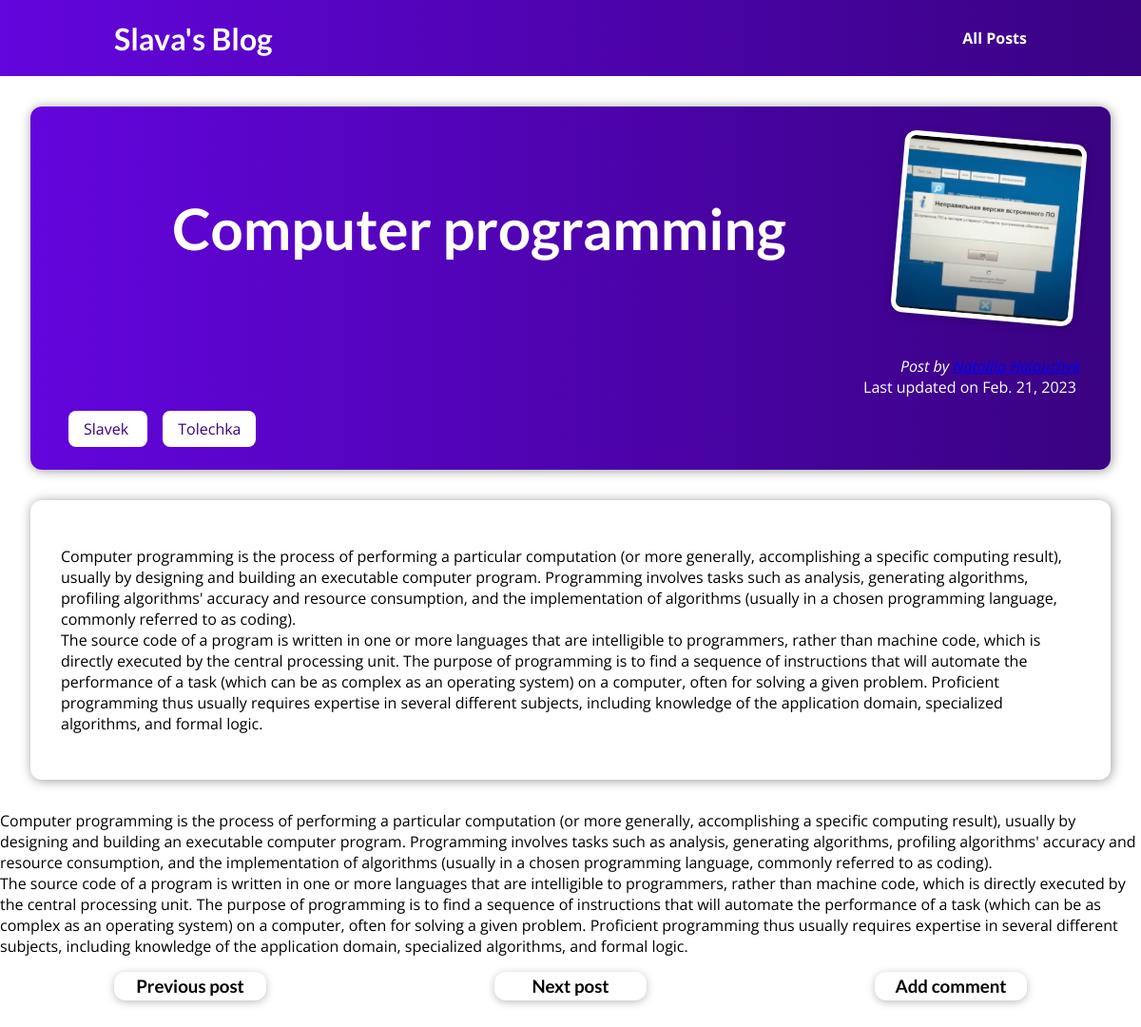
Screenshot of /posts/computer-programming with the database file from the repository.
### blog/models.py (models this page shows, shortened)
class Post(models.Model):
    title = models.CharField(max_length=50)
    excerpt = models.CharField(max_length=100)
    image = models.ImageField(upload_to='posts')
    author = models.ForeignKey(
        Author, on_delete=models.SET_NULL, null=True)
    data = models.DateField(default=datetime.now)
    slug = models.SlugField(
        default="", blank=True, null=False, db_index=True)
    content = models.TextField(validators=[MinLengthValidator(10)])
    tag = models.ManyToManyField(Tag)

class Tag(models.Model):
    caption = models.CharField(max_length=50)

### blog/views.py (the view)
# urls.py: path("posts/<slug:slug>", views.post_detail,
def post_detail(request, slug):
    identified_post = get_object_or_404(Post, slug=slug)
    start = False
    finish = False
    try:
        previous_post = Post.get_next_by_data(identified_post)
        next_post = Post.get_previous_by_data(identified_post)
    except:
        try:
            previous_post = identified_post
            next_post = Post.get_previous_by_data(identified_post)
            start = True
        except:
            previous_post = Post.get_next_by_data(identified_post)
            next_post = identified_post
            finish = True
    return render(request, "blog/post_detail.html",{
        "post":identified_post,
        "post_tags": identified_post.tag.all(),
        "next_post": next_post.slug,
        "previous_post": previous_post.slug,
        "start": start,
        "finish": finish
    })

### blog/models.py (called while the page is built)
    def __str__(self):
        return f"{self.first_name} {self.last_name}"

### blog/templates/blog/post_detail.html (shortened to what this page needs)
{% extends 'base.html' %}
{% load static %}
{% block css_files %}
    <link rel="stylesheet" href="{% static 'blog/post_detail.css' %}">
{% endblock css_files %}
{% block content %}
<section id = "total">
    <div>
        <h1>{{post.title}}</h1>
        <img src="{{post.image.url}}" alt={{post.title}} />
    </div>
    <p>
        <i>Post by <a href="mailto:{{post.author.email}}">{{post.author}}</a></i>
        Last updated on <time>{{post.data}}</time>
    </p>
    <section>
        {% for tag in post_tags %}
            <span class = "tag"> {{tag.caption}} </span>
        {% endfor %}
    </section>
</section>
<section id = "text">
    <p>
        {{post.content | linebreaks}}
    </p>
</section>
<section id = "comments">
    <p>
        {{post.content | linebreaks}}
    </p>
</section>
<section>
    <form>
        <article class="add">
            {% if start %}
            <a href="{% url 'post-detail-page' next_post %}">
                <h3>Next post</h3>
            </a>
            {% elif finish %}
            <a href="{% url 'post-detail-page' previous_post %}">
                <h3>Previous post</h3>
            </a>
            {% else %}
            <a href="{% url 'post-detail-page' previous_post %}">
                <h3>Previous post</h3>
            </a>
            <a href="{% url 'post-detail-page' next_post %}">
                <h3>Next post</h3>
            </a>
            {% endif %}
            <a href="{% url 'add-post'%}">
                <h3>Add comment</h3>
            </a>
        </article>
    </form>
</section>
{% endblock content %}

### static/app.css (style rules this page uses)
* { box-sizing: border-box; }
html { font-family: 'Open Sans', 'Lato', sans-serif; }
body { margin: 0; }
h1, h2, h3 { font-family: 'Lato', sans-serif; font-weight: bold; }

### blog/static/blog/post_detail.css (style rules this page uses)
#total { background: linear-gradient(to right, #6305dd, #390281); padding: 2rem; border-radius: 12px; width: auto; margin: 2rem; box-shadow: 1px 1px 12px rgba(0, 0, 0, 0.4); }
#total h1 { flex-grow: 1; text-align: center; color: white; font-size: 60px; }
#total img { width: 12rem; height: 12rem; object-fit: cover; object-position: top; border: 5px solid white; border-radius: 12px; background-color: #ffe1bf; transform: rotateZ(+5deg); box-shadow: 0 2px 8px rgb(0 0 0 / 25%); }
#total div { display:flex; justify-content: space-between; align-items: center; }
#total p { text-align: right; color: white; white-space: pre; margin-bottom: 0; }
#text { background-color: white; padding: 2rem; border-radius: 12px; width: auto; margin: 2rem 2rem 2rem 2rem; box-shadow: 1px 1px 12px rgba(0, 0, 0, 0.4); }
.tag { background-color: white; color: #390281; padding: 0.5rem 1rem; border-radius: 8px; margin: 0.5rem; }
.add { display: flex; align-items: center; text-align: center; justify-content: center; }
.add a { margin: auto; height: auto; width: 10rem; margin-bottom: 2rem; transform-origin: center; box-shadow: 0 2px 8px rgba(0, 0, 0, 0.25); border-radius: 12px; background-color: white; text-decoration: none; color: black; }
.add h3 { margin: 0.25rem 0; }

### rows the page displays
Post: title "Computer programming", image (picture), data "Feb. 21, 2023", content "Computer programming is the process of performing a particular computation (or more generally, accomplishing a specific computing result), usually by designing and building an executable computer program. Programming involves tasks such as analysis, generating algorithms, profiling algorithms' accuracy and resource consumption, and the implementation of algorithms (usually in a chosen programming language, commonly referred to as coding). The source code of a program is written in one or more languages that are intelligible to programmers, rather than machine code, which is directly executed by the central processing unit. The purpose of programming is to find a sequence of instructions…"
Tag: caption "Slavek"
Tag: caption "Tolechka"
